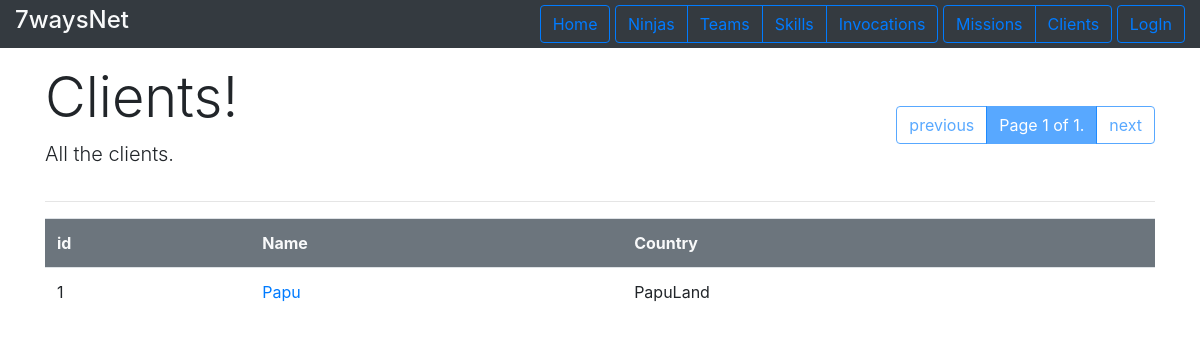
/missions/allClients/, run on an earlier commit of the app's database.
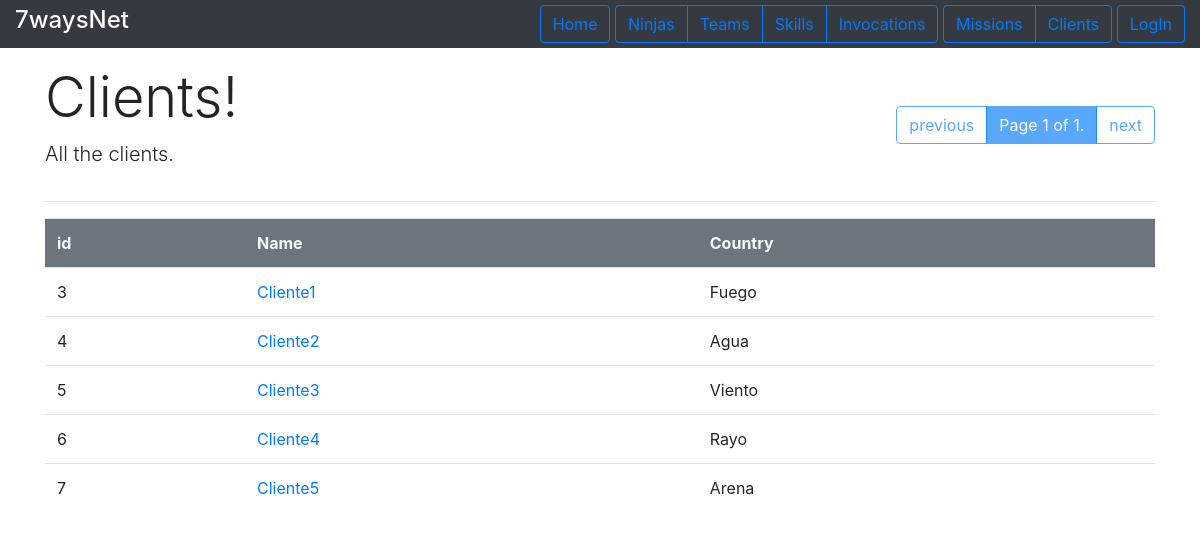
And on a later commit of the database.
### missions/models.py (models this page shows, shortened)
class Client(models.Model):
    name = models.CharField(max_length=200)
    country = models.CharField(max_length=200)
    user = models.OneToOneField(User,on_delete=models.CASCADE)

### missions/views.py (the view)
# urls.py: path('allClients/', views.ShowAllClientsView.as_view(), name='show_all_clients'),
class ShowAllClientsView(generic.ListView):
    template_name = 'missions/show_all_clients.html'
    context_object_name = 'all_clients_list'
    paginate_by= 5
    def get_queryset(self):
        return Client.objects.all()

### missions/templates/missions/show_all_clients.html (shortened to what this page needs)
{%extends 'base_list.html'%}
{% block listheader %}
    <div>
        <h1 class="display-4"> Clients! </h1>
        <p class="lead"> All the clients.</p>
    </div>
{% endblock %}
{%  block content %}
{% if all_clients_list %}
    <table class="table">
        <tr class="bg-secondary text-light ">
            <th>id</th><th>Name</th><th>Country</th>
        </tr>
        {% for client in all_clients_list %}
            <tr>
                <td> {{client.id}}</td>
                <td><a href="{% url 'missions:profile' client.pk %}"> {{client.name}}</a></td>
                <td>{{client.country}} </td>
            </tr>
        {% endfor %}
    </table>
{% else %}
    <p>No clients in database.</p>
{% endif %}
{% endblock%}

What changed in the data, as far as the page shows it:
removed Client: id "1", name "Papu", country "PapuLand"
added Client: id "3", name "Cliente1", country "Fuego"
added Client: id "4", name "Cliente2", country "Agua"
added Client: id "5", name "Cliente3", country "Viento"
added Client: id "6", name "Cliente4", country "Rayo"
added Client: id "7", name "Cliente5", country "Arena"
